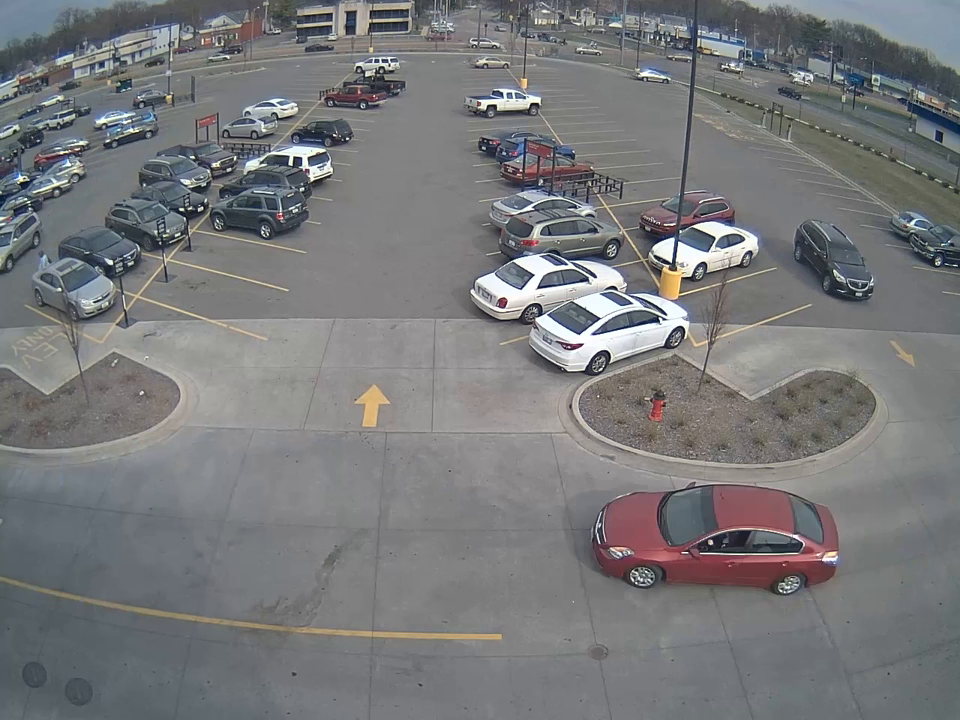
#> input picture frame 25 of parking 2.mp4, 960 x 720 px, given in place of parkinglot1.mp4, which was not available
$ python edgeCap.py
#> lines starting #> are read from the running program, lines starting #| are printed output that depends on the picture; after the words box and inside, x2 and y2 are one past the last pixel; in counts of white or black regions, pixels touching at a corner belong together; pictures that were not available may be replaced by others from this repository, and a replacement may not be noted
import cv2
import numpy as np

cap = cv2.VideoCapture('parkinglot1.mp4')

while(1):

    _, frame = cap.read()
#> frame is the input picture: shape (720, 960, 3); mean B, G, R 122.3, 120.7, 119.9
    hsv = cv2.cvtColor(frame, cv2.COLOR_BGR2HSV)
#> hsv: shape (720, 960, 3); mean H, S, V 78.8, 21.1, 125.8

    lower_red = np.array([30,150,50])
    upper_red = np.array([255,255,180])

    mask = cv2.inRange(hsv, lower_red, upper_red)
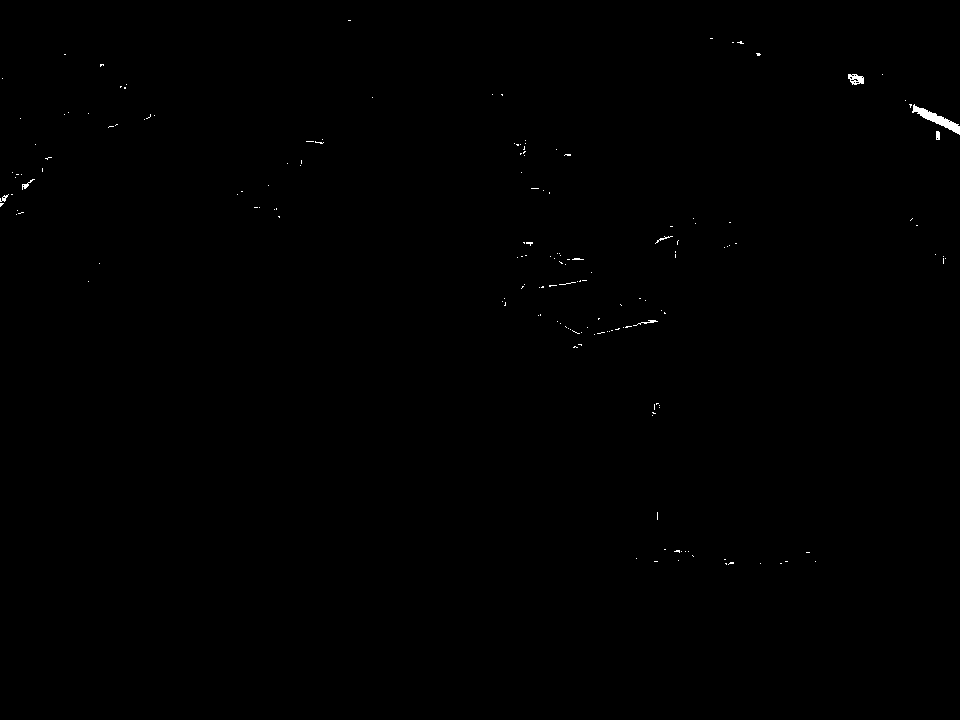
#> mask: shape (720, 960); 0.18% white; 170 white regions (163 under 20 px), largest, box (x1, y1, x2, y2) and area: (912, 104, 960, 135) 413, (848, 74, 864, 85) 116, (633, 320, 658, 326) 41
    res = cv2.bitwise_and(frame,frame, mask= mask)

    cv2.imshow('Original',frame)
    edges = cv2.Canny(frame,100,101)
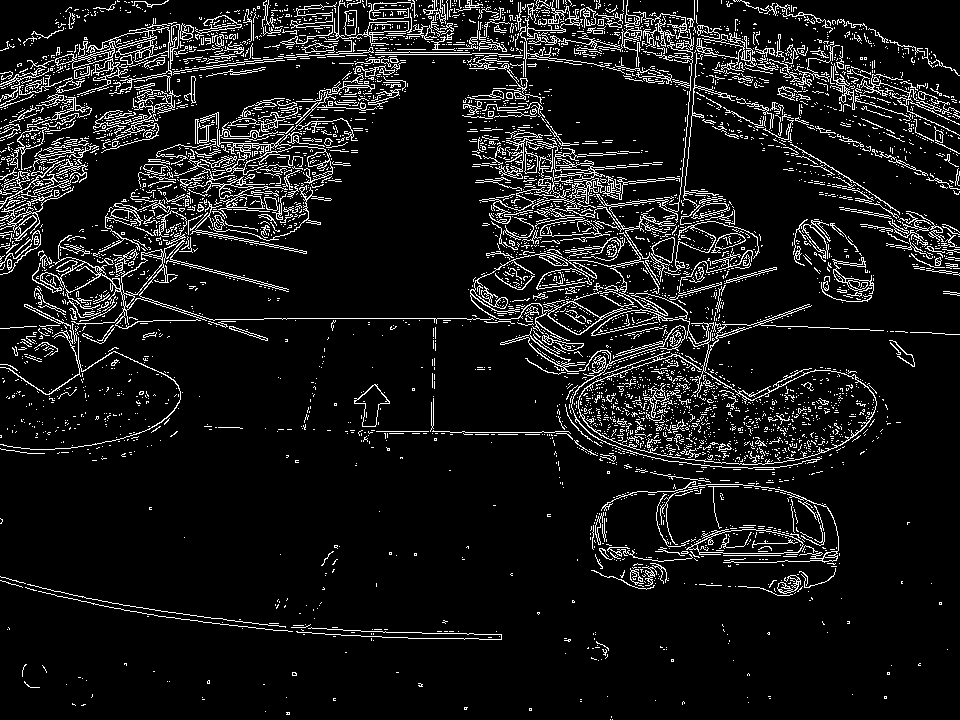
#> edges: shape (720, 960); 9.2% white in thin lines or dots
    cv2.imshow('Edges',edges)


    if cv2.waitKey(5) & 0xFF == ord('q'):
#> (key q is pressed here)
        break

cv2.destroyAllWindows()
cap.release()

$ run again, starting later in the video
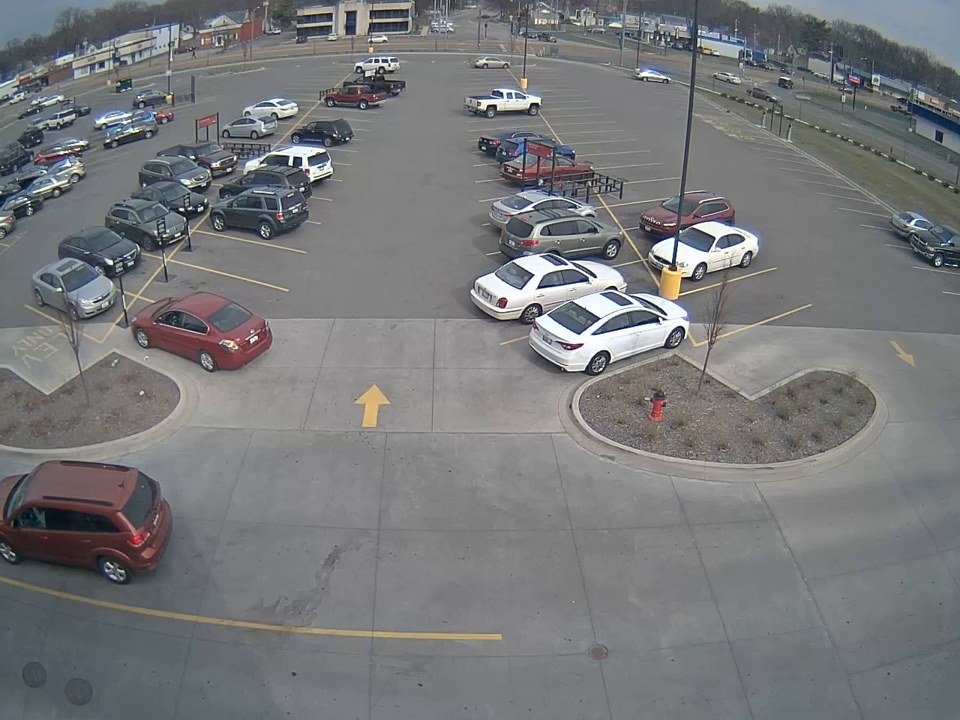
#> input picture frame 115 of parking 2.mp4, 960 x 720 px, given in place of parkinglot1.mp4, which was not available
#> frame is the input picture: shape (720, 960, 3); mean B, G, R 121.8, 120.2, 119
#> hsv: shape (720, 960, 3); mean H, S, V 75.6, 20.4, 124.8
#> `mask = cv2.inRange(hsv, lower_red, upper_red)`:
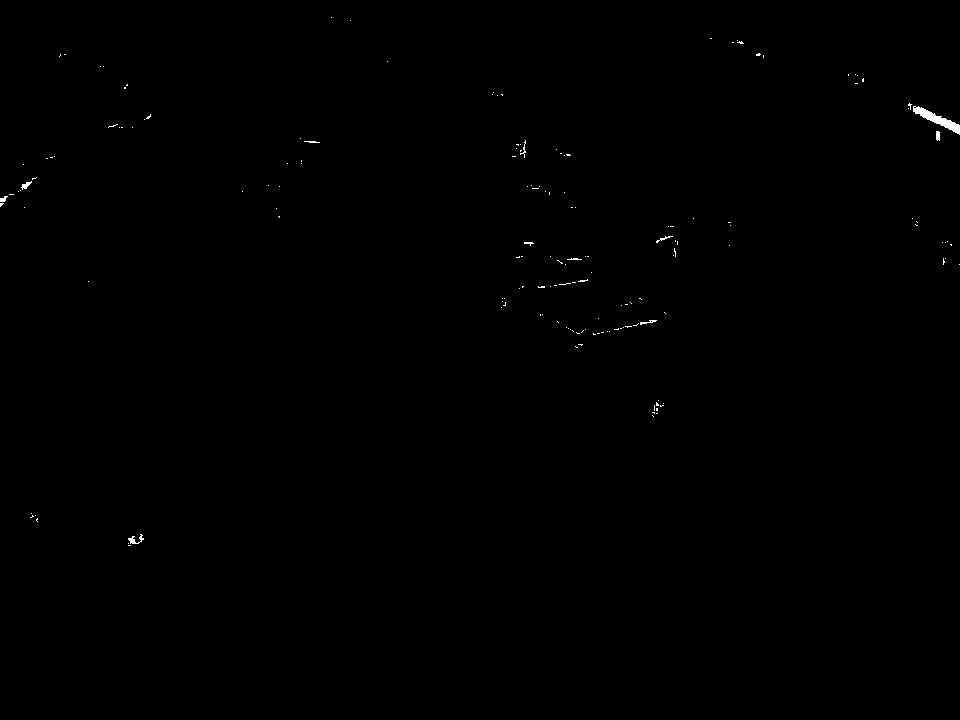
#> mask: shape (720, 960); 0.17% white; 165 white regions (154 under 20 px), largest, box (x1, y1, x2, y2) and area: (913, 106, 960, 135) 409, (128, 534, 144, 544) 65, (21, 181, 32, 190) 44
#> `edges = cv2.Canny(frame,100,101)`:
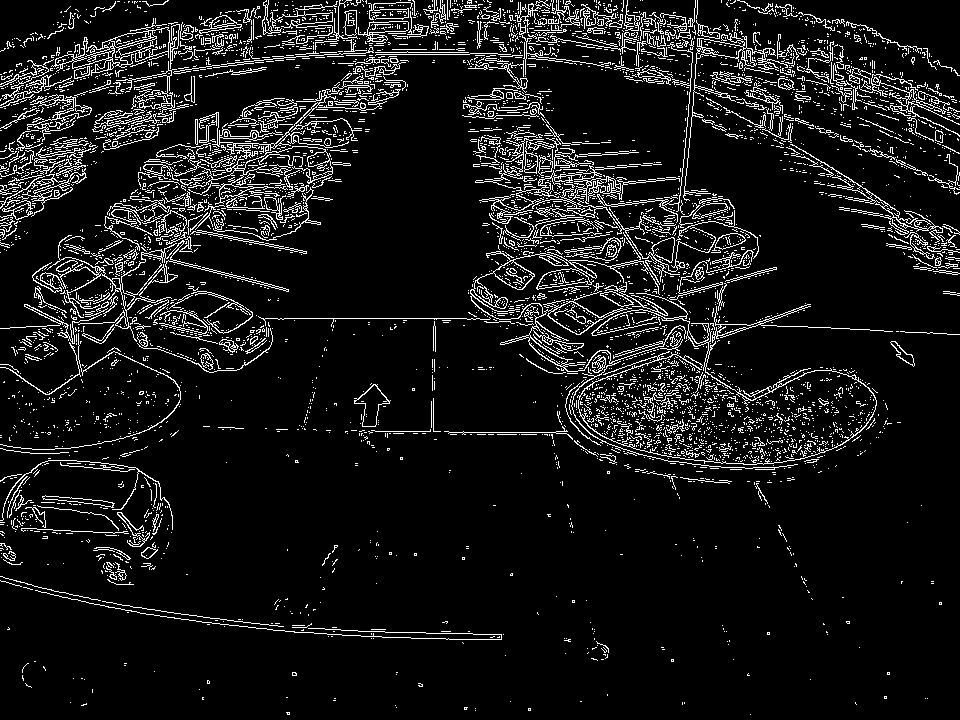
#> edges: shape (720, 960); 9% white in thin lines or dots

$ run again, starting later in the video
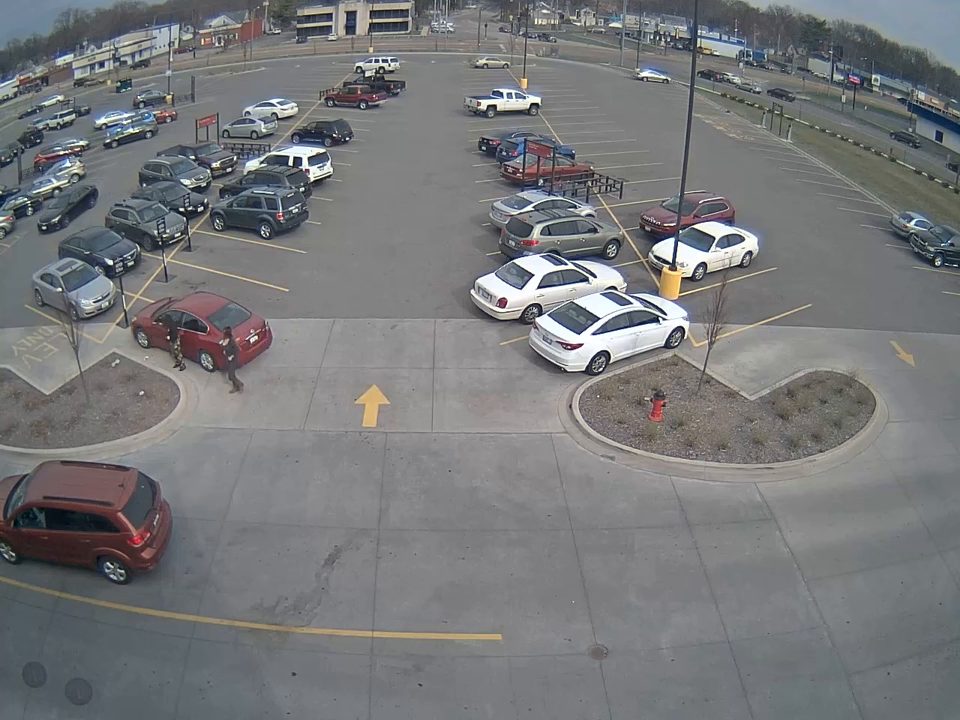
#> input picture frame 204 of parking 2.mp4, 960 x 720 px, given in place of parkinglot1.mp4, which was not available
#> frame is the input picture: shape (720, 960, 3); mean B, G, R 121.6, 120, 118.9
#> hsv: shape (720, 960, 3); mean H, S, V 84, 20.7, 124.7
#> `mask = cv2.inRange(hsv, lower_red, upper_red)`:
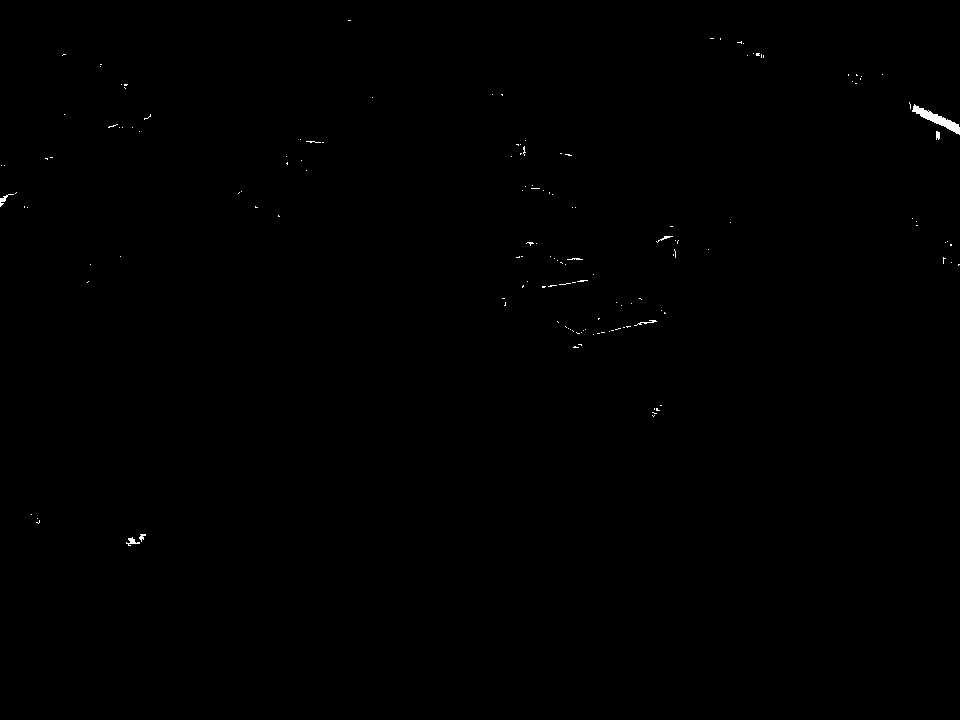
#> mask: shape (720, 960); 0.16% white; 149 white regions (141 under 20 px), largest, box (x1, y1, x2, y2) and area: (912, 104, 960, 135) 421, (126, 537, 140, 546) 52, (0, 194, 14, 207) 50
#> `edges = cv2.Canny(frame,100,101)`:
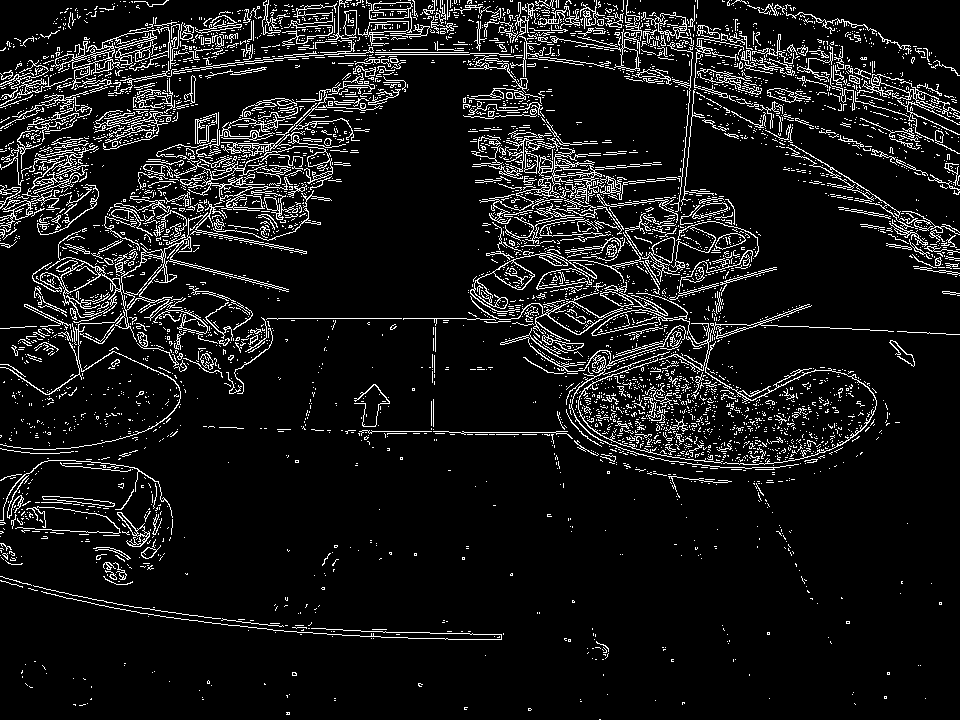
#> edges: shape (720, 960); 9.1% white in thin lines or dots
